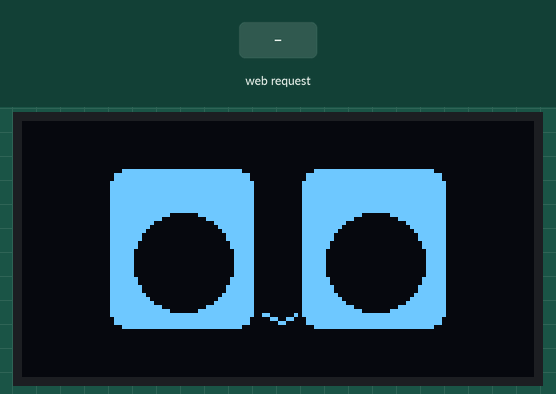
The sketch below on a simulated ESP32-C3. Shown: 128×64 one-colour display. The test bench sets the inputs (shaded band). WiFi joins after 1.5 s; servers stay silent unless stated; the local clock reads 2024-03-15 10:24:30 at power-on unless the sketch sets it; random numbers use the default seed unless the sketch sets one; not simulated (calls return 0 or success): secrets.h; what the sketch prints to the serial monitor is not drawn.

Above: at 4.7 s.
4.8 s: HTTP request GET /cmd?val=prev received
At 5.8 s:
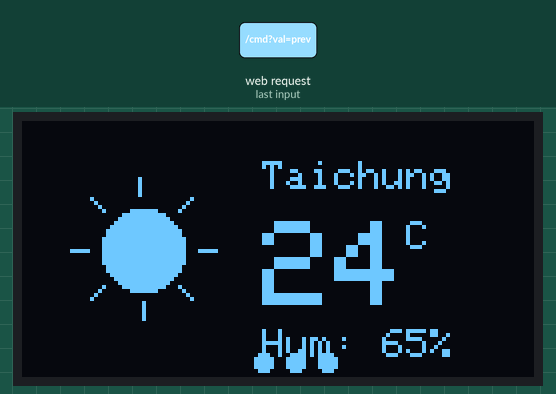
6.3 s: HTTP request GET /cmd?val=next received
At 7.4 s:
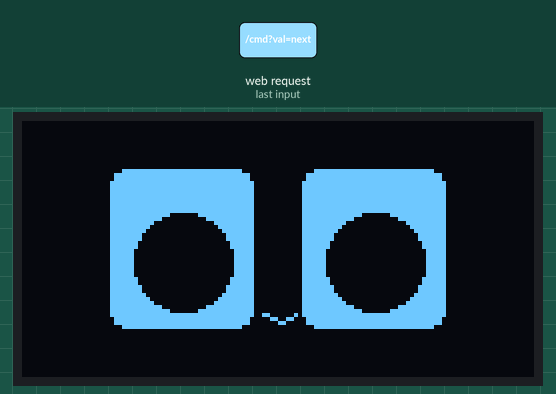
8.2 s: HTTP request GET /cmd?val=pat received
At 9.4 s:
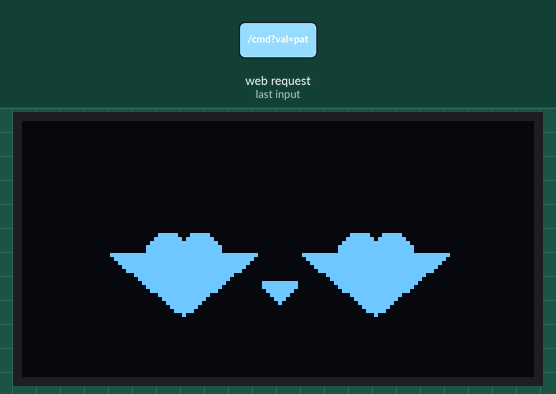
9.7 s: HTTP request GET /cmd?val=next received
At 11.8 s:
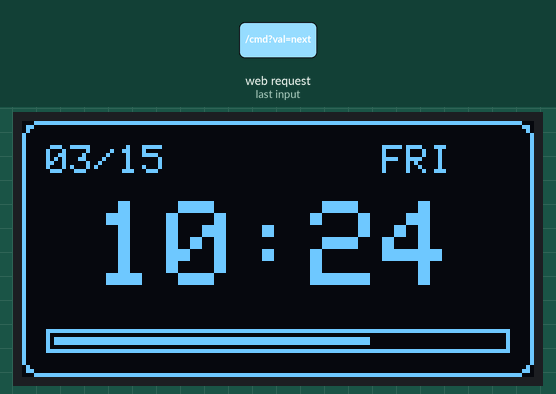
12.7 s: HTTP request GET /cmd?val=annoy received
At 13.5 s:
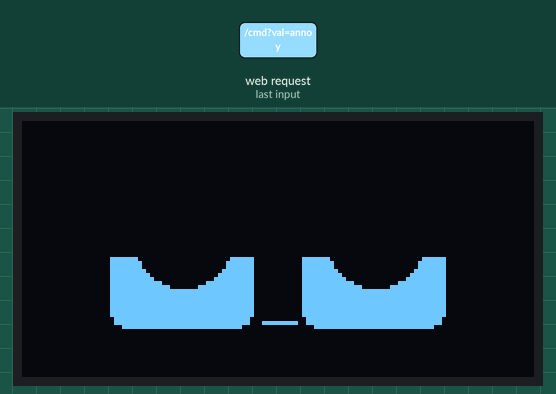
14.2 s: HTTP request GET /cmd?val=prev received
At 15.3 s:
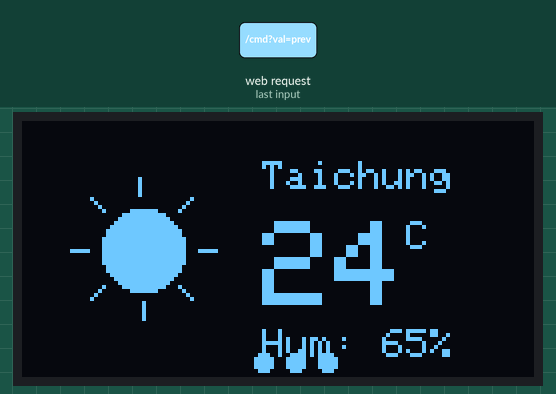
Timing chart, 0 to 16.7 s (numbered marks = the images above; inputs shaded):
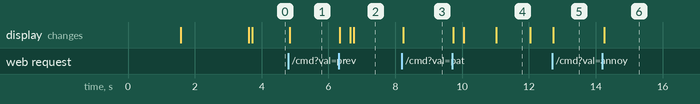

Measured:
- after the input at 6.3 s, the display: changes at once (image 2)
- after the input at 8.2 s, the display: changes at once (image 3)
- after the input at 9.7 s, the display: first changes at once (image 4 shows a later state)
- after the input at 14.2 s, the display: changes after 0.05 s (image 6)

The sketch:

pet_online.ino
```cpp
/*
  ESP32-C3 SuperMini Desktop Pet v7.0 (網頁分頁控制版)
  - 網頁控制：上一頁/下一頁/摸摸/惹惱
  - Page 0: 互動表情 (眨眼/變換心情)
  - Page 1: 網路時鐘 (NTP 自動校時)
  - Page 2: 天氣資訊 (目前為靜態樣板)
*/

#include <WiFi.h>
#include <WebServer.h>
#include <Wire.h>
#include <Adafruit_GFX.h>
#include <Adafruit_SSD1306.h>
#include <time.h>

// ====== Wi-Fi 設定 (填在 secrets.h，參考 secrets.h.example) ======
#include "secrets.h"

// ====== 腳位設定 ======
#define I2C_SDA_PIN 8
#define I2C_SCL_PIN 9

// OLED 設定
#define SCREEN_WIDTH 128
#define SCREEN_HEIGHT 64
#define OLED_ADDR     0x3C
Adafruit_SSD1306 display(SCREEN_WIDTH, SCREEN_HEIGHT, &Wire, -1);

// Web Server
WebServer server(80);

// NTP 時間設定 (台灣時區 UTC+8)
const char* NTP_SERVER = "pool.ntp.org";
const long  GMT_OFFSET_SEC = 8 * 3600;
const int   DAYLIGHT_OFFSET_SEC = 0;

// ====== 狀態變數 ======
// 頁面定義
enum PageState { PAGE_FACE, PAGE_CLOCK, PAGE_WEATHER };
const int TOTAL_PAGES = 3;
int currentPageInt = 0; // 0: Face, 1: Clock, 2: Weather

// 心情定義
enum MoodState { NORMAL, TIRED, LOVE, ANGRY };
MoodState currentMood = NORMAL;

// 互動計時
unsigned long lastInteractionMs = 0;
const unsigned long MOOD_RESET_MS = 5000; // 互動後5秒回復正常

// 眨眼控制
unsigned long lastBlinkTime = 0;
unsigned long nextBlinkInterval = 3000;
bool isBlinking = false;
unsigned long blinkStartTime = 0;

// ====== 網頁 HTML (儲存在 Flash) ======
const char MAIN_page[] PROGMEM = R"rawliteral(
<!DOCTYPE html>
<html>
<head>
<meta charset="UTF-8">
<meta name="viewport" content="width=device-width, initial-scale=1.0">
<title>ESP32 Pet Control</title>
<style>
 body { background-color: #222; color: #fff; font-family: sans-serif; text-align: center; padding: 20px; display: flex; flex-direction: column; align-items: center; min-height: 90vh; margin: 0; }
 h2 { margin-bottom: 10px; }
 .status-box { color: #aaa; font-size: 0.9rem; margin-bottom: 20px; height: 20px; }
 .control-group { background: #333; padding: 15px; border-radius: 20px; width: 100%; max-width: 320px; margin-bottom: 20px; }
 .btn { width: 100%; padding: 12px; font-size: 1.1rem; margin: 5px 0; border-radius: 10px; border: none; cursor: pointer; color: white; transition: transform 0.1s; }
 .btn:active { transform: scale(0.95); }
 .pat { background: linear-gradient(135deg, #ff4081, #ff80ab); }
 .annoy { background: linear-gradient(135deg, #536dfe, #8c9eff); }
 .nav-row { display: flex; justify-content: space-between; gap: 10px; }
 .nav-btn { flex: 1; background: #00C853; font-size: 1.5rem; padding: 15px 0; }
 .label { font-size: 0.8rem; color: #888; margin-bottom: 5px; text-align: left; width: 100%; }
</style>
</head>
<body>
 <h2>Desktop Pet v7.0</h2>
 <div id="status" class="status-box">Ready</div>

 <div class="control-group">
   <div class="label">切換頁面 (Switch Page)</div>
   <div class="nav-row">
     <button class="btn nav-btn" onclick="send('prev')">◀</button>
     <button class="btn nav-btn" onclick="send('next')">▶</button>
   </div>
 </div>

 <div class="control-group">
   <div class="label">互動 (Interact - Face Only)</div>
   <button class="btn pat" onclick="send('pat')">❤️ 摸摸 (Pat)</button>
   <button class="btn annoy" onclick="send('annoy')">⚡ 惹惱 (Annoy)</button>
 </div>

 <script>
  function send(cmd) {
    var statusDiv = document.getElementById('status');
    statusDiv.innerHTML = "Sending...";
    fetch('/cmd?val=' + cmd, {
        method: 'GET',
        headers: { 'Connection': 'close' }
    })
    .then(res => {
      if(res.ok) {
        statusDiv.innerHTML = "✅ OK: " + cmd;
        statusDiv.style.color = "#00ff00";
      } else {
        statusDiv.innerHTML = "❌ Error";
        statusDiv.style.color = "#ff0000";
      }
    })
    .catch(e => {
      statusDiv.innerHTML = "⚠️ Disconnected";
      statusDiv.style.color = "#ff0000";
    });
  }
 </script>
</body>
</html>
)rawliteral";

// ====== 繪圖輔助函式 ======
void drawHeart(int x, int y, int size) {
  int r = size / 2;
  display.fillCircle(x - r/2, y - r/2, r/2 + 1, SSD1306_WHITE);
  display.fillCircle(x + r/2, y - r/2, r/2 + 1, SSD1306_WHITE);
  display.fillTriangle(x - size, y - r/2, x + size, y - r/2, x, y + size/2 + 2, SSD1306_WHITE);
}

void drawEye(int x, int y, int w, int h, float pupilX, float pupilY, float eyelidTop) {
  display.fillRoundRect(x - w/2, y - h/2, w, h, 4, SSD1306_WHITE);
  int pR = w / 3;
  int pX = x + (int)(pupilX * (w/4));
  int pY = y + (int)(pupilY * (h/4));
  display.fillCircle(pX, pY, pR, SSD1306_BLACK);
  if (eyelidTop > 0) {
    int coverH = (int)(h * eyelidTop);
    display.fillRect(x - w/2, y - h/2, w, coverH, SSD1306_BLACK);
  }
}

// ====== 頁面繪製函式 ======

// 1. 表情頁面
void drawFacePage() {
  unsigned long now = millis();

  // 互動超時回復
  if (currentMood != NORMAL && (now - lastInteractionMs > MOOD_RESET_MS)) {
    currentMood = NORMAL;
  }

  // 眨眼邏輯
  if (currentMood == NORMAL || currentMood == TIRED) {
    if (!isBlinking && (now - lastBlinkTime > nextBlinkInterval)) { isBlinking = true; blinkStartTime = now; }
  }
  float blinkState = 0.0;
  if (isBlinking) {
    unsigned long blinkDuration = now - blinkStartTime;
    if (blinkDuration < 100) blinkState = 1.0; else if (blinkDuration < 200) blinkState = 0.0;
    else { isBlinking = false; lastBlinkTime = now; nextBlinkInterval = random(2000, 6000); }
  }

  int lx = 40, ly = 32, rx = 88, ry = 32, ew = 36, eh = 40;
  display.clearDisplay();

  if (currentMood == LOVE) {
    drawHeart(lx, ly + 5, 18); drawHeart(rx, ry + 5, 18);
    display.fillTriangle(64, 45, 60, 40, 68, 40, SSD1306_WHITE);
  } else if (currentMood == TIRED || currentMood == ANGRY) {
    float lid = (currentMood == ANGRY) ? 0.6 : 0.55;
    drawEye(lx, ly, ew, eh, 0, -0.3, lid); drawEye(rx, ry, ew, eh, 0, -0.3, lid);
    display.drawLine(60, 50, 68, 50, SSD1306_WHITE);
    if(currentMood == ANGRY) { // 生氣眉毛
       display.drawLine(lx-15, ly-15, lx+10, ly-5, SSD1306_WHITE);
       display.drawLine(rx+15, ry-15, rx-10, ry-5, SSD1306_WHITE);
    }
  } else {
    float currentEyelid = (blinkState > 0) ? 1.0 : 0.0;
    float lookX = 0; int sec = (now / 1000) % 10; if(sec == 0) lookX = -0.4; if(sec == 5) lookX = 0.4;
    drawEye(lx, ly, ew, eh, lookX, 0.3, currentEyelid); drawEye(rx, ry, ew, eh, lookX, 0.3, currentEyelid);
    display.drawLine(60, 48, 64, 50, SSD1306_WHITE); display.drawLine(64, 50, 68, 48, SSD1306_WHITE);
  }
}

// 2. 時鐘頁面 (NTP)
void drawClockPage() {
  display.clearDisplay();

  struct tm timeinfo;
  if(!getLocalTime(&timeinfo)){
    display.setCursor(10, 30);
    display.setTextSize(1);
    display.println("Syncing Time...");
    return;
  }

  // 畫外框
  display.drawRoundRect(0, 0, 128, 64, 4, SSD1306_WHITE);

  // 日期
  display.setTextSize(1);
  display.setCursor(6, 6);
  display.printf("%02d/%02d", timeinfo.tm_mon + 1, timeinfo.tm_mday);

  // 星期
  display.setCursor(90, 6);
  const char* wday[] = {"SUN","MON","TUE","WED","THU","FRI","SAT"};
  display.print(wday[timeinfo.tm_wday]);

  // 時間 (大字)
  display.setTextSize(3);
  display.setCursor(18, 20);
  display.printf("%02d:%02d", timeinfo.tm_hour, timeinfo.tm_min);

  // 秒數進度條
  int secWidth = map(timeinfo.tm_sec, 0, 60, 0, 116);
  display.drawRect(6, 52, 116, 6, SSD1306_WHITE);
  display.fillRect(8, 54, secWidth, 2, SSD1306_WHITE);
}

// 3. 天氣頁面 (靜態模擬)
void drawWeatherPage() {
  display.clearDisplay();

  // 畫個太陽
  display.fillCircle(30, 32, 10, SSD1306_WHITE);
  for(int i=0; i<8; i++) {
    float angle = i * 45 * 3.14 / 180;
    display.drawLine(30 + cos(angle)*14, 32 + sin(angle)*14, 30 + cos(angle)*18, 32 + sin(angle)*18, SSD1306_WHITE);
  }

  // 文字資訊
  display.setTextSize(1);
  display.setCursor(60, 10); display.print("Taichung");

  display.setTextSize(3);
  display.setCursor(60, 25); display.print("24");
  display.setTextSize(1); display.print("C");

  display.setCursor(60, 52); display.print("Hum: 65%");

  // 頁面指示點
  display.fillCircle(60, 60, 2, SSD1306_WHITE);
  display.fillCircle(68, 60, 2, SSD1306_WHITE);
  display.fillCircle(76, 60, 2, SSD1306_WHITE);
}

// ====== HTTP 指令處理 ======
void handleCommand() {
  server.sendHeader("Access-Control-Allow-Origin", "*");
  server.sendHeader("Connection", "close");

  if (server.hasArg("val")) {
    String cmd = server.arg("val");
    Serial.println("CMD: " + cmd);

    // 翻頁邏輯
    if(cmd == "next") {
      currentPageInt++;
      if(currentPageInt >= TOTAL_PAGES) currentPageInt = 0;
    }
    if(cmd == "prev") {
      currentPageInt--;
      if(currentPageInt < 0) currentPageInt = TOTAL_PAGES - 1;
    }

    // 表情互動
    if(cmd == "pat")   { currentMood = LOVE; currentPageInt = 0; lastInteractionMs = millis(); }
    if(cmd == "annoy") { currentMood = TIRED; currentPageInt = 0; lastInteractionMs = millis(); }

    server.send(200, "text/plain", "OK");
  } else {
    server.send(400, "text/plain", "Bad Args");
  }
}

// ====== SETUP ======
void setup() {
  Serial.begin(115200);
  Wire.begin(I2C_SDA_PIN, I2C_SCL_PIN);
  display.begin(SSD1306_SWITCHCAPVCC, OLED_ADDR);
  display.setTextColor(SSD1306_WHITE);

  // 開機畫面
  display.clearDisplay();
  display.setCursor(0, 20); display.println("Connecting WiFi...");
  display.display();

  // 連接 WiFi
  WiFi.mode(WIFI_STA);
  WiFi.begin(WIFI_SSID, WIFI_PASSWORD);

  while (WiFi.status() != WL_CONNECTED) {
    delay(500); Serial.print(".");
  }

  Serial.println("\nWiFi Connected!");
  Serial.println(WiFi.localIP());

  // 顯示 IP
  display.clearDisplay();
  display.setCursor(0, 10); display.println("WiFi OK!");
  display.setCursor(0, 30); display.println(WiFi.localIP());
  display.display();

  // 校時 (這會讓時鐘頁面生效)
  configTime(GMT_OFFSET_SEC, DAYLIGHT_OFFSET_SEC, NTP_SERVER);

  // 啟動 Web Server
  server.on("/", [](){ server.send_P(200, "text/html", MAIN_page); });
  server.on("/cmd", handleCommand);
  server.begin();

  delay(2000); // 讓你看一下 IP
}

// ====== LOOP ======
void loop() {
  server.handleClient(); // 處理網頁請求

  switch(currentPageInt) {
    case 0: drawFacePage(); break;
    case 1: drawClockPage(); break;
    case 2: drawWeatherPage(); break;
  }

  display.display();
}
```
